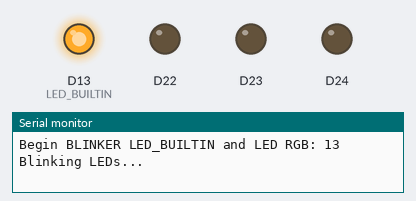
Recording of a program running on a simulated Arduino Nano RP2040 Connect. Shown: output pins drawn as LEDs (lit = HIGH), the last lines printed to the serial monitor.

Above: at 2.1 s.
At 2.7 s:
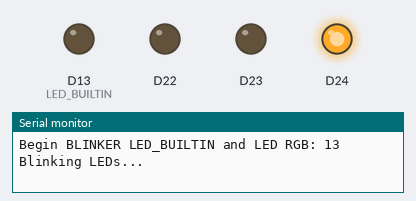
At 3.3 s:
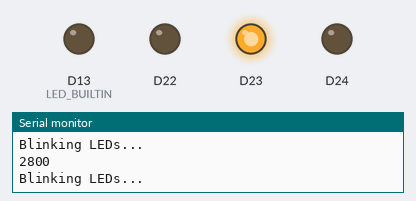
At 4.7 s:
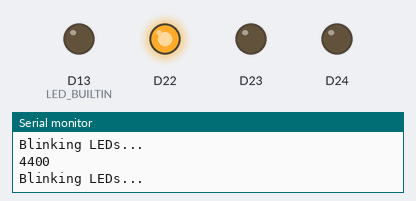
Timing chart, 0 to 5.0 s (numbered marks = the images above):
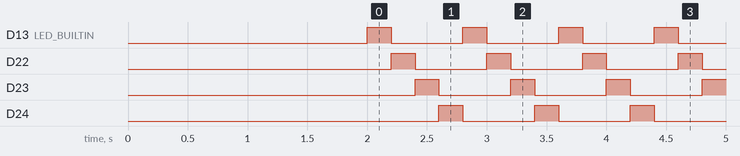

The program:

main.cpp
```cpp
// (licence header left out)
/*
  Blink Built-in LED and RGB LED
*/

#include <Arduino.h>
#include <SPI.h>

#define DELAY           200

void blink();

// the setup function runs once when you press reset or power the board
void setup() {
    Serial.begin(115200);
    delay(2000);

    Serial.println();
    Serial.print("Begin BLINKER LED_BUILTIN and LED RGB: ");
    Serial.println(LED_BUILTIN);

    // initialize digital pin LED_BUILTIN as an output.
    pinMode(LED_BUILTIN, OUTPUT);
    pinMode(LEDR, OUTPUT);
    pinMode(LEDG, OUTPUT);
    pinMode(LEDB, OUTPUT);
}

void loop() {
    blink();
    Serial.println( millis() );
}

void blink() {
    Serial.println("Blinking LEDs...");

    digitalWrite(LED_BUILTIN, HIGH);
    delay(DELAY);
    digitalWrite(LED_BUILTIN, LOW);

    digitalWrite(LEDR, HIGH);
    delay(DELAY);
    digitalWrite(LEDR, LOW);

    digitalWrite(LEDG, HIGH);
    delay(DELAY);
    digitalWrite(LEDG, LOW);

    digitalWrite(LEDB, HIGH);
    delay(DELAY);
    digitalWrite(LEDB, LOW);
}
```

Measured:
- by itself, D13 (LED_BUILTIN), D22–24: alternates HIGH for 0.20 s and LOW for 0.60 s
- by itself, everything shown: repeats every 0.80 s, in 4 steps
